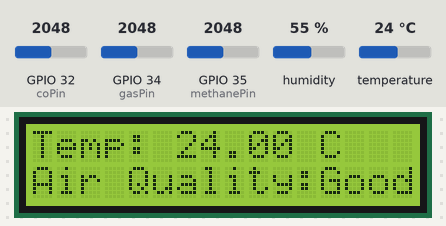
Recording of a sketch running on a simulated ESP32. Shown: 16×2 character LCD. The inputs (shaded band) are chosen by the test bench; at power-on: humidity 55 %, GPIO 34 (gasPin) = 2048, GPIO 32 (coPin) = 2048, temperature 24 °C, GPIO 35 (methanePin) = 2048. WiFi joins after 1.5 s; servers stay silent unless stated; what the sketch prints to the serial monitor is not drawn.

Above: at 5.5 s.
5.6 s: humidity set to 22 %
At 8.5 s:
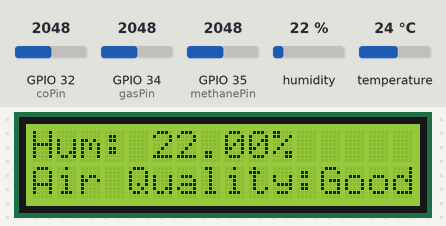
14.2 s: GPIO 34 (gasPin) set to 2866
At 17.6 s:
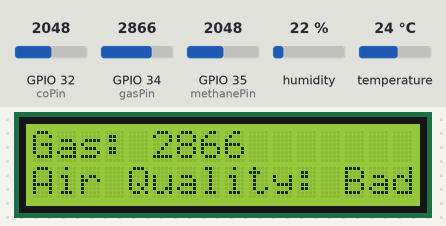
21.4 s: GPIO 32 (coPin) set to 2866
At 29.7 s:
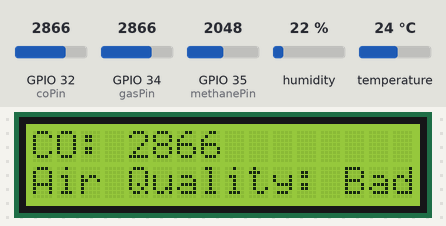
30.0 s: temperature set to 12 °C
At 36.3 s:
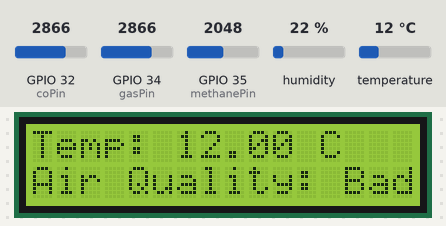
38.6 s: GPIO 35 (methanePin) set to 2866
At 42.0 s:
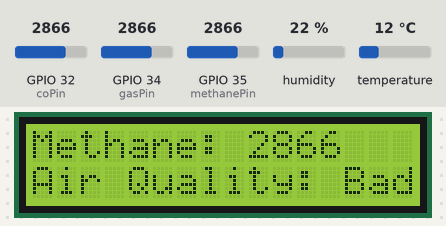
45.4 s: GPIO 34 (gasPin) set to 3972
At 47.7 s:
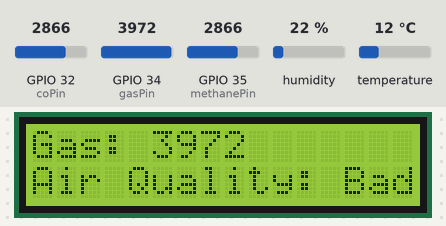
Timing chart, 0 to 49.2 s (numbered marks = the images above; inputs shaded):
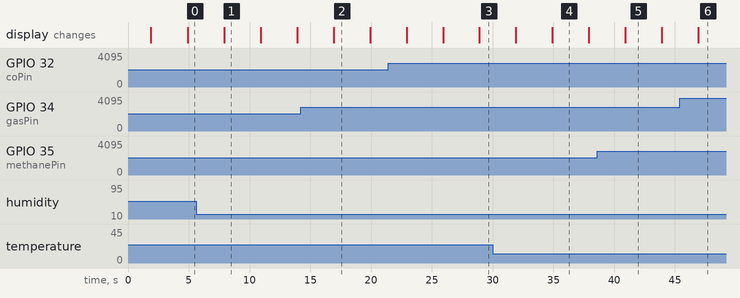

The sketch:

Blynk_airpollutionmonitoring.ino
```cpp
#define BLYNK_TEMPLATE_ID "TMPL64Ikdu3hT"
#define BLYNK_TEMPLATE_NAME "AirPollutionMonitoring"

#define BLYNK_PRINT Serial
#include <WiFi.h>
#include <BlynkSimpleEsp32.h>
#include <DHT.h>
#include <Wire.h>
#include <LiquidCrystal_I2C.h>

char auth[] = "Hi0uKUuPTKa3GxeCeRstlqmFMOFQGwPZ"; // Blynk authentication token
char ssid[] = "MCM DOMAIN"; // WiFi network SSID
char pass[] = "VivaMCM!"; // WiFi network password

BlynkTimer timer; // Blynk timer object

int gasPin = 34; // Pin for gas sensor
int methanePin = 35; // Pin for methane sensor
int coPin = 32; // Pin for CO sensor

#define DHTPIN 4 // Pin for DHT11 sensor
#define DHTTYPE DHT11
DHT dht(DHTPIN, DHTTYPE); // DHT sensor object

LiquidCrystal_I2C lcd(0x27, 16, 2); // LCD object with I2C address 0x27, 16x2 characters

int displayIndex = 0; // Index for rotating display on LCD
#define WINDOW_SIZE 5 // Size of sliding window for sensor readings
int sensorReadings[WINDOW_SIZE]; // Array to store sensor readings

// Hysteresis thresholds and states for each sensor
struct Hysteresis {
    int thresholdHigh;
    int thresholdLow;
    bool alertState;
};

Hysteresis gasHysteresis = {550, 200, false}; // Gas sensor hysteresis thresholds
Hysteresis methaneHysteresis = {55, 0, false}; // Methane sensor hysteresis thresholds
Hysteresis coHysteresis = {1000, 500, false}; // CO sensor hysteresis thresholds

void checkHysteresis(int value, Hysteresis& sensorHysteresis, int vPin) {
    if (!sensorHysteresis.alertState && value >= sensorHysteresis.thresholdHigh) {
        sensorHysteresis.alertState = true;
        Blynk.virtualWrite(vPin, "Alert: High Level Detected");


        // Log event to Blynk
        Blynk.logEvent("pollution_alert", "Bad Air Quality Detected");
    } else if (sensorHysteresis.alertState && value <= sensorHysteresis.thresholdLow) {
        sensorHysteresis.alertState = false;
        Blynk.virtualWrite(vPin, "Alert: Level Normalized");

    }
}

float calculateSMA() {
    float sum = 0;
    for (int i = 0; i < WINDOW_SIZE; i++) {
        sum += sensorReadings[i];
    }
    return sum / WINDOW_SIZE;
}

void updateSensorReadings(int newValue) {
    for (int i = WINDOW_SIZE - 1; i > 0; i--) {
        sensorReadings[i] = sensorReadings[i - 1];
    }
    sensorReadings[0] = newValue;
}

void sendSensorDataWithSMA() {
    int newReading = analogRead(gasPin);
    updateSensorReadings(newReading);
    float smaValue = calculateSMA();

    checkHysteresis(newReading, gasHysteresis, V10);

    Blynk.virtualWrite(V5, smaValue); // Sending SMA value to Blynk

    float humidity = dht.readHumidity();
    float temperature = dht.readTemperature();

    if (isnan(humidity) || isnan(temperature)) {
        Serial.println("Failed to read from DHT sensor!");
        return;
    }

    int methaneValue = analogRead(methanePin);
    int coValue = analogRead(coPin);

    checkHysteresis(methaneValue, methaneHysteresis, V11);
    checkHysteresis(coValue, coHysteresis, V12);

    Blynk.virtualWrite(V1, temperature);
    Blynk.virtualWrite(V2, humidity);
    Blynk.virtualWrite(V0, newReading);
    Blynk.virtualWrite(V3, methaneValue);
    Blynk.virtualWrite(V4, coValue);

    Serial.print("Temperature: "); Serial.println(temperature);
    Serial.print("Humidity: "); Serial.println(humidity);
    Serial.print("Gas: "); Serial.println(newReading);
    Serial.print("Methane: "); Serial.println(methaneValue);
    Serial.print("CO: "); Serial.println(coValue);
}

void displaySensorData() {
    float humidity = dht.readHumidity();
    float temperature = dht.readTemperature();
    int gasValue = analogRead(gasPin);
    int methaneValue = analogRead(methanePin);
    int coValue = analogRead(coPin);

    lcd.clear();

    switch (displayIndex) {
        case 0:
            lcd.setCursor(0, 0);
            lcd.print("Temp: " + String(temperature) + " C");
            break;
        case 1:
            lcd.setCursor(0, 0);
            lcd.print("Hum: " + String(humidity) + "%");
            break;
        case 2:
            lcd.setCursor(0, 0);
            lcd.print("Methane: " + String(methaneValue));
            break;
        case 3:
            lcd.setCursor(0, 0);
            lcd.print("CO: " + String(coValue));
            break;
        case 4:
            lcd.setCursor(0, 0);
            lcd.print("Gas: " + String(gasValue));
            break;
        default:
            displayIndex = 0;
            break;
    }

    // Determine air quality status
    bool airQualityBad = (gasHysteresis.alertState || methaneHysteresis.alertState || coHysteresis.alertState);

    // Display air quality status on LCD
    lcd.setCursor(0, 1);
    if (airQualityBad) {
        lcd.print("Air Quality: Bad");
    } else {
        lcd.print("Air Quality:Good");
    }

    displayIndex = (displayIndex + 1) % 5;
}


void setup() {
    Serial.begin(115200); // Start serial communication
    while (!Serial); // Wait for Serial Monitor to open

    // Initialize Blynk
    Blynk.begin(auth, ssid, pass);

    // Initialize DHT sensor
    dht.begin();

    // Initialize LCD
    lcd.init();
    lcd.backlight();

    // Initialize sensor readings array
    for (int i = 0; i < WINDOW_SIZE; i++) {
        sensorReadings[i] = 0;
    }

    // Set up Blynk timer intervals for sensor data, display, and pollution alert
    timer.setInterval(10000L, sendSensorDataWithSMA); // Send sensor data with SMA every 10 seconds
    timer.setInterval(3000L, displaySensorData); // Update LCD display every 3 seconds
    // No need to set interval for pollution_alert, it will be triggered by BLYNK_WRITE(V20)

    // Run Blynk
    Blynk.run();
}

void loop() {
    timer.run(); // Run Blynk timer routines
}
```

Measured:
- what the display in image 1 shows lasts 3.0 s, from 7.9 s to 10.9 s
